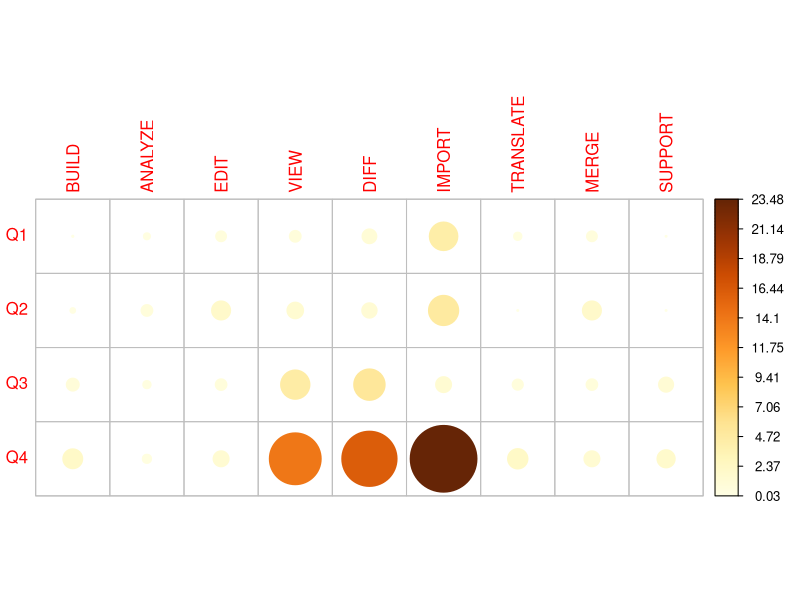
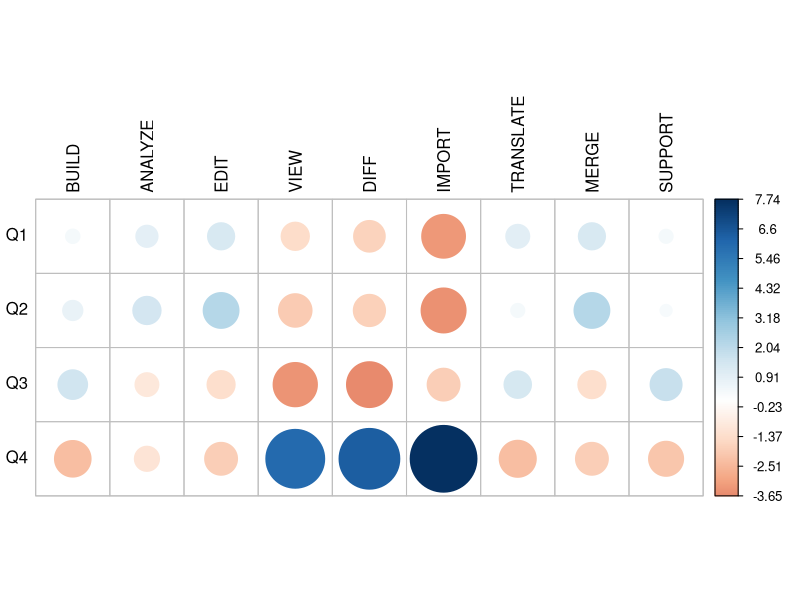

Reproduce these figures in R, in order.
# load packages
library(dplyr)
library(ggplot2)
setwd("/RQ4-project/dont_touch_this_folder_jimmy")

df <- read.table("commit_count_quartile.csv",
                 sep= ",",header=TRUE,row.names=1,as.is=TRUE)

library("gplots")
contingency_table <- as.matrix(df)
contingency_table

chi_square_result <- chisq.test(contingency_table)

chi_square_statistic <- chi_square_result$statistic
# Calculate Cramer's V manually
n <- sum(contingency_table)  # Total number of observations
num_rows <- nrow(contingency_table)
num_cols <- ncol(contingency_table)

# Calculate Cramer's V
cramers_v <- sqrt(chi_square_statistic / (n * min((num_rows - 1), (num_cols - 1))))

# Print Cramer's V
print("This is the Cramer's effect size: ")
print(cramers_v)

library(corrplot)

pdf(file = "commit_quartiles.pdf",width = 8, height = 3)
cp <- corrplot(chi_square_result$residuals, is.cor = FALSE,tl.col="black")
dev.off()

# Calculating Associations
View(round(chi_square_result$residuals, 3))

# Calculating Contributions
contrib <- 100*chi_square_result$residuals^2/chi_square_result$statistic
corrplot(contrib, is.cor = FALSE)
View(round(contrib, 3))
